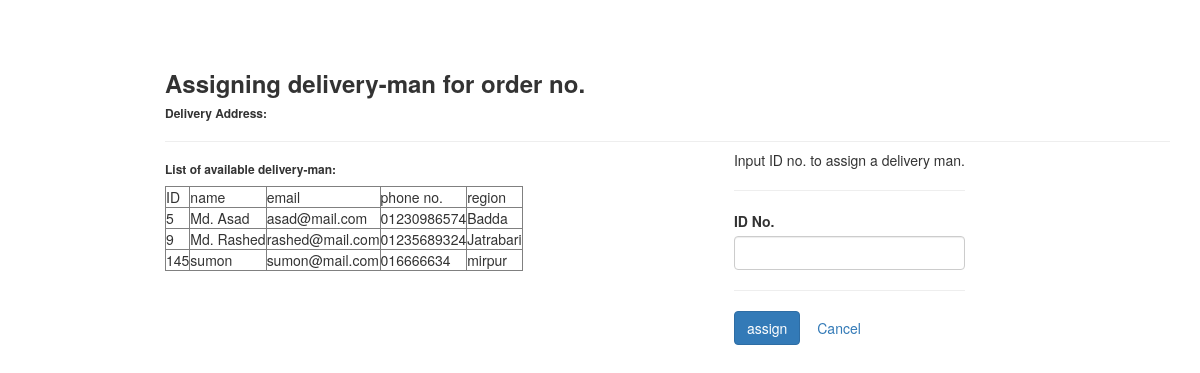
The app's page /assign_deliman.php (signed in) with its own data.
### tables this page shows
CREATE TABLE `deliman` (
  `name` varchar(100) NOT NULL,
  `email` varchar(100) NOT NULL,
  `phonenumber` varchar(30) NOT NULL,
  `salary` decimal(10,0) NOT NULL,
  `address` varchar(500) NOT NULL,
  `region` varchar(100) NOT NULL
);

CREATE TABLE `users` (
  `id` int(11) NOT NULL,
  `name` varchar(100) NOT NULL,
  `email` varchar(100) NOT NULL,
  `password` varchar(50) NOT NULL,
  `user_type` varchar(30) NOT NULL
);

### assign_deliman.php (the view, shortened to what this page needs)
<?php
	include('functions.php');
	$order_num = $_SESSION["delivery"];
	$sql0 = "SELECT * FROM online_order WHERE order_no = '$order_num'";
	$result = mysqli_query($conn, $sql0);
	$row = mysqli_fetch_assoc($result);
	$address = $row['address'];
?>
<!DOCTYPE html>
<html>
<head>
	<link rel="stylesheet" type="text/css" href="http://localhost/projects/rms/tools/css/bootstrap.css">
</head>
<body>
	<div class="container" style="padding-top: 50px; padding-left: 150px;">
		<h3><b>Assigning delivery-man for order no. <?php echo $order_num  ?></b></h3>
		<h6><b>Delivery Address: <?php echo $address  ?></b></h6>
		<hr class="mb-1">
		<h6><b>List of available delivery-man:</b></h6>
		<?php
				$query = "SELECT id, name, email, phonenumber, region FROM users NATURAL JOIN deliman WHERE user_type='deliman' ORDER BY name ASC";
				$result = mysqli_query($conn, $query);
				echo "<table border='1'>";
				echo "<td>ID</td> <td>name</td> <td>email</td> <td>phone no.</td> <td>region</td>";
				while ($row = mysqli_fetch_assoc($result)) {
						echo "<tr>";
					foreach ($row as $field => $value) {
						echo "<td>" . $value . "</td>";
					} echo "</tr>";
				}
				echo "</table>";
		?>
	</div>
	<div class="deletenav" style="position: fixed; width: 100%px; float: left; z-index: 1; top: 0; right: 0; padding-top: 150px; padding-right: 250px;">
		<form method="post" action="assign_deliman.php">
				<div class="">
					<div class="row">
						<div class="">
							<p>Input ID no. to assign a delivery man.</p>
							<hr class="mb-1">
							<label for="id"><b>ID No.</b></label>
							<input class="form-control" id="id"  type="text" name="id" required>
							<hr class="mb-1">
							<div class="buttons">
								<button type="submit" class="btn btn-primary" name="assign">assign</button>
								<a href="http://localhost/projects/rms/admin.php" class="btn btn-secondary " role="button" aria-pressed="true">Cancel</a>
							</div>
						</div>
					</div>
				</div>
		</form>
	</div>
</body>
</html>

### records on screen
deliman: users.id "5", users.name "Md. Asad", users.email "asad@mail.com", phonenumber "01230986574", region "Badda"
deliman: users.id "9", users.name "Md. Rashed", users.email "rashed@mail.com", phonenumber "01235689324", region "Jatrabari"
deliman: users.id "145", users.name "sumon", users.email "sumon@mail.com", phonenumber "016666634", region "mirpur"
